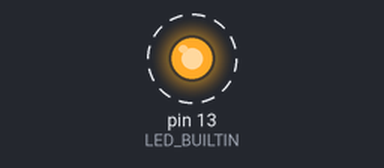
Simulated run of this sketch. Board: Arduino Uno, built with avr-gcc and run on an emulated ATmega328P. On the bench: output pins drawn as LEDs (lit = HIGH). Dashed ring = blinking.

Above: at 0.2 s.
Timing chart, 0 to 3.0 s (numbered marks = the images above):
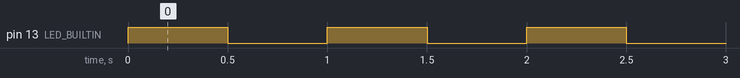

Measured:
- by itself, pin 13 (LED_BUILTIN): alternates HIGH for 0.50 s and LOW for 0.50 s

The sketch:

Blink_LED.ino
```cpp
// BetterBoard / Physical Lab — Arduino UNO programming-path test
// Parameters are compile-time overridable by BetterBoard Recipe Settings.
#ifndef BB_BLINK_ON_MS
#define BB_BLINK_ON_MS 500
#endif
#ifndef BB_BLINK_OFF_MS
#define BB_BLINK_OFF_MS 500
#endif

void setup() {
  pinMode(LED_BUILTIN, OUTPUT);
}

void loop() {
  digitalWrite(LED_BUILTIN, HIGH);
  delay((unsigned long)BB_BLINK_ON_MS);
  digitalWrite(LED_BUILTIN, LOW);
  delay((unsigned long)BB_BLINK_OFF_MS);
}
```
